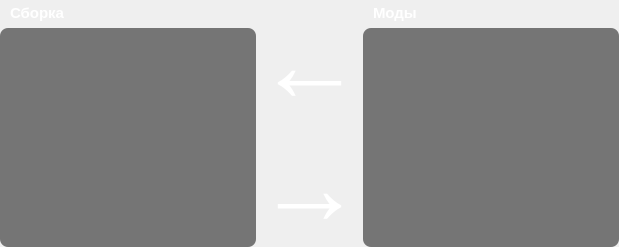
      <widget class="QWidget" name="tab_3">
       <attribute name="icon">
        <iconset>
         <normalon>res/curseforge.png</normalon>
        </iconset>
       </attribute>
       <attribute name="title">
        <string/>
       </attribute>
       <layout class="QGridLayout" name="gridLayout_4">
        <property name="leftMargin">
         <number>0</number>
        </property>
        <property name="topMargin">
         <number>4</number>
        </property>
        <property name="rightMargin">
         <number>0</number>
        </property>
        <property name="bottomMargin">
         <number>0</number>
        </property>
        <property name="horizontalSpacing">
         <number>0</number>
        </property>
        <property name="verticalSpacing">
         <number>6</number>
        </property>
        <item row="0" column="0">
         <widget class="QLabel" name="label_12">
          <property name="font">
           <font>
            <pointsize>11</pointsize>
            <weight>75</weight>
            <bold>true</bold>
           </font>
          </property>
          <property name="styleSheet">
           <string notr="true">color: rgb(255, 255, 255);</string>
          </property>
          <property name="text">
           <string>Сборка</string>
          </property>
          <property name="indent">
           <number>10</number>
          </property>
         </widget>
        </item>
        <item row="0" column="2">
         <widget class="QLabel" name="label_13">
          <property name="font">
           <font>
            <pointsize>11</pointsize>
            <weight>75</weight>
            <bold>true</bold>
           </font>
          </property>
          <property name="styleSheet">
           <string notr="true">color: rgb(255, 255, 255);</string>
          </property>
          <property name="text">
           <string>Моды</string>
          </property>
          <property name="indent">
           <number>10</number>
          </property>
         </widget>
        </item>
        <item row="1" column="0">
         <widget class="QListWidget" name="listWidget_6">
          <property name="font">
           <font>
            <weight>75</weight>
            <bold>true</bold>
           </font>
          </property>
          <property name="styleSheet">
           <string notr="true">QScrollBar:horizontal {
	border: none;
    background: rgb(16, 16, 16);
    height: 17px;
    margin: 2px -18 2px -18;
}

QScrollBar::handle:horizontal {
	background-color: rgb(60, 60, 60);
    min-height: 18px;
	border-radius: 5px;
}

QScrollBar::handle:horizontal:hover{	
	background-color: rgb(70, 70, 70);
}
QScrollBar::handle:horizontal:pressed {	
	background-color: rgb(79, 79, 79);
}

QScrollBar::add-line:horizontal {
    background: none;
    width: 26px;
    subcontrol-position: right;
    subcontrol-origin: margin;
}

QScrollBar::add-line:vertical:hover {	
	background-color: none;
}
QScrollBar::add-line:vertical:pressed {	
	background-color: none;
}

/* RESET ARROW */
QScrollBar::up-arrow:vertical, QScrollBar::down-arrow:vertical {
	background: none;
}
QScrollBar::add-page:vertical, QScrollBar::sub-page:vertical {
	background: none;
}

QScrollBar::sub-line:horizontal {
    background: none;
    width: 26px;
    subcontrol-position: top left;
    subcontrol-origin: margin;
    position: absolute;
}

QScrollBar::add-page:horizontal, QScrollBar::sub-page:horizontal {
    background: none;
}

/* VERTICAL SCROLLBAR */
 QScrollBar:vertical {
	border: none;
    background: rgb(16, 16, 16);
    width: 18px;
    margin: -18px 2 -18px 2;
	border-radius: 0px;
 }

/*  HANDLE BAR VERTICAL */
QScrollBar::handle:vertical {	
	background-color: rgb(60, 60, 60);
	min-height: 18px;
	border-radius: 5px;
}
QScrollBar::handle:vertical:hover{	
	background-color: rgb(70, 70, 70);
}
QScrollBar::handle:vertical:pressed {	
	background-color: rgb(79, 79, 79);
}

/* BTN TOP - SCROLLBAR */
QScrollBar::sub-line:vertical {
	border: none;
	background-color: none;
	height: none;
	border-top-left-radius: none;
	border-top-right-radius: none;
	subcontrol-position: none;
	subcontrol-origin: none;
}
QScrollBar::sub-line:vertical:hover {	
	background-color: none;
}
QScrollBar::sub-line:vertical:pressed {	
	background-color: none;
}

/* BTN BOTTOM - SCROLLBAR */
QScrollBar::add-line:vertical {
	border: none;
	background-color: none;
	height: none;
	border-bottom-left-radius: none;
	border-bottom-right-radius: none;
	subcontrol-position: none;
	subcontrol-origin: none;
}
QScrollBar::add-line:vertical:hover {	
	background-color: none;
}
QScrollBar::add-line:vertical:pressed {	
	background-color: none;
}

/* RESET ARROW */
QScrollBar::up-arrow:vertical, QScrollBar::down-arrow:vertical {
	background: none;
}
QScrollBar::add-page:vertical, QScrollBar::sub-page:vertical {
	background: none;
}
/* COLOR */
QListWidget {
	background-color: rgb(0, 0, 0, 130);
	color: rgb(240, 255, 255);
	border-radius: 8px;
}

QListWidget {
    show-decoration-selected: none; /* make the selection span the entire width of the view */
	outline: none;
}

QListWidget::item:alternate {
    background: none;
	color: rgb(240, 255, 255);
}

QListWidget::item:selected {
    border: none;
	color: rgb(240, 255, 255);
	outline: none;
}

QListWidget::item:selected:!active {
	background: none;
	color: rgb(240, 255, 255);
}

QListWidget::item:selected:active {
	color: rgb(240, 255, 255);
}

QListWidget::item:hover {
    background: rgba(255, 255, 255, 39);
	border: -2px solid rgb(0, 0, 0, 0);
	border-radius: 8px;
}</string>
          </property>
         </widget>
        </item>
        <item row="1" column="2">
         <widget class="QListWidget" name="listWidget_5">
          <property name="font">
           <font>
            <weight>75</weight>
            <bold>true</bold>
           </font>
          </property>
          <property name="styleSheet">
           <string notr="true">QScrollBar:horizontal {
	border: none;
    background: rgb(16, 16, 16);
    height: 17px;
    margin: 2px -18 2px -18;
}

QScrollBar::handle:horizontal {
	background-color: rgb(60, 60, 60);
    min-height: 18px;
	border-radius: 5px;
}

QScrollBar::handle:horizontal:hover{	
	background-color: rgb(70, 70, 70);
}
QScrollBar::handle:horizontal:pressed {	
	background-color: rgb(79, 79, 79);
}

QScrollBar::add-line:horizontal {
    background: none;
    width: 26px;
    subcontrol-position: right;
    subcontrol-origin: margin;
}

QScrollBar::add-line:vertical:hover {	
	background-color: none;
}
QScrollBar::add-line:vertical:pressed {	
	background-color: none;
}

/* RESET ARROW */
QScrollBar::up-arrow:vertical, QScrollBar::down-arrow:vertical {
	background: none;
}
QScrollBar::add-page:vertical, QScrollBar::sub-page:vertical {
	background: none;
}

QScrollBar::sub-line:horizontal {
    background: none;
    width: 26px;
    subcontrol-position: top left;
    subcontrol-origin: margin;
    position: absolute;
}

QScrollBar::add-page:horizontal, QScrollBar::sub-page:horizontal {
    background: none;
}

/* VERTICAL SCROLLBAR */
 QScrollBar:vertical {
	border: none;
    background: rgb(16, 16, 16);
    width: 18px;
    margin: -18px 2 -18px 2;
	border-radius: 0px;
 }

/*  HANDLE BAR VERTICAL */
QScrollBar::handle:vertical {	
	background-color: rgb(60, 60, 60);
	min-height: 18px;
	border-radius: 5px;
}
QScrollBar::handle:vertical:hover{	
	background-color: rgb(70, 70, 70);
}
QScrollBar::handle:vertical:pressed {	
	background-color: rgb(79, 79, 79);
}

/* BTN TOP - SCROLLBAR */
QScrollBar::sub-line:vertical {
	border: none;
	background-color: none;
	height: none;
	border-top-left-radius: none;
	border-top-right-radius: none;
	subcontrol-position: none;
	subcontrol-origin: none;
}
QScrollBar::sub-line:vertical:hover {	
	background-color: none;
}
QScrollBar::sub-line:vertical:pressed {	
	background-color: none;
}

/* BTN BOTTOM - SCROLLBAR */
QScrollBar::add-line:vertical {
	border: none;
	background-color: none;
	height: none;
	border-bottom-left-radius: none;
	border-bottom-right-radius: none;
	subcontrol-position: none;
	subcontrol-origin: none;
}
QScrollBar::add-line:vertical:hover {	
	background-color: none;
}
QScrollBar::add-line:vertical:pressed {	
	background-color: none;
}

/* RESET ARROW */
QScrollBar::up-arrow:vertical, QScrollBar::down-arrow:vertical {
	background: none;
}
QScrollBar::add-page:vertical, QScrollBar::sub-page:vertical {
	background: none;
}
/* COLOR */
QListWidget {
	background-color: rgb(0, 0, 0, 130);
	color: rgb(240, 255, 255);
	border-radius: 8px;
}

QListWidget {
    show-decoration-selected: none; /* make the selection span the entire width of the view */
	outline: none;
}

QListWidget::item:alternate {
    background: none;
	color: rgb(240, 255, 255);
}

QListWidget::item:selected {
    border: none;
	color: rgb(240, 255, 255);
	outline: none;
}

QListWidget::item:selected:!active {
	background: none;
	color: rgb(240, 255, 255);
}

QListWidget::item:selected:active {
	color: rgb(240, 255, 255);
}

QListWidget::item:hover {
    background: rgba(255, 255, 255, 39);
	border: -2px solid rgb(0, 0, 0, 0);
	border-radius: 8px;
}</string>
          </property>
         </widget>
        </item>
        <item row="0" column="1" rowspan="2">
         <widget class="QLabel" name="label_11">
          <property name="enabled">
           <bool>true</bool>
          </property>
          <property name="font">
           <font>
            <pointsize>80</pointsize>
           </font>
          </property>
          <property name="styleSheet">
           <string notr="true">color: rgb(255, 255, 255);</string>
          </property>
          <property name="text">
           <string>←
→</string>
          </property>
         </widget>
        </item>
       </layout>
      </widget>
